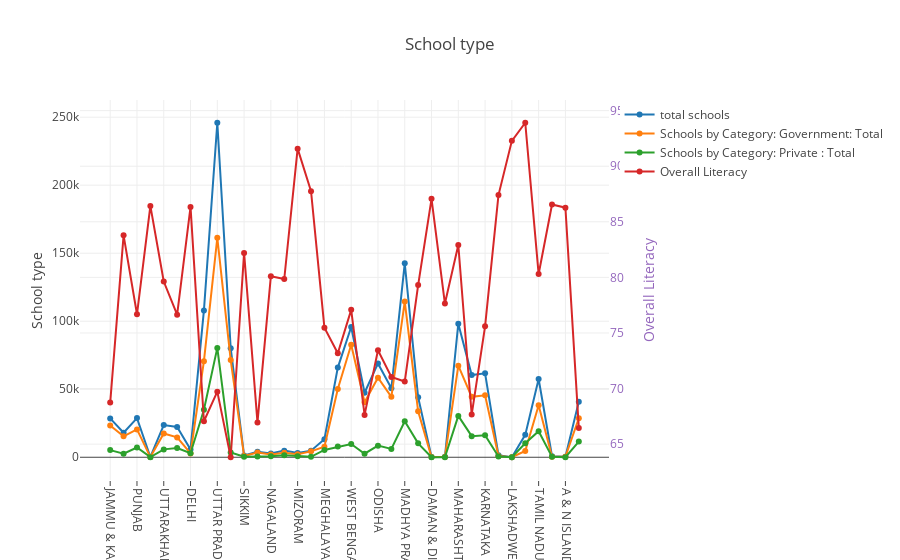

Notebook code cell kept with this figure:
### Code cell
# Creating trace1
trace1 = go.Scatter(
                    x = df_ele.STATNAME,
                    y = df_ele.SCHTOT,
                    mode = "lines+markers",
                    name = "total schools",
                    text= df_ele.STATNAME)
trace2 = go.Scatter(
                    x = df_ele.STATNAME,
                    y = df_ele.SCHTOTG,
                    mode = "lines+markers",
                    name = "Schools by Category: Government: Total",
                    text= df_ele.STATNAME)
trace3 = go.Scatter(
                    x = df_ele.STATNAME,
                    y = df_ele.SCHTOTP,
                    mode = "lines+markers",
                    name = "Schools by Category: Private : Total",
                    text= df_ele.STATNAME)
trace4 = go.Scatter(
                    x = df_ele.STATNAME,
                    y = df_ele.OVERALL_LI,
                    mode = "lines+markers",
                    name = "Overall Literacy",
                    text= df_ele.STATNAME,
                    yaxis='y2')


data = [trace1, trace2, trace3, trace4]
layout = dict(title = 'School type',
              xaxis= dict(
                  ticklen= 5,
                  tickangle=90,
                  zeroline= False),
                  
              yaxis=dict(
                    title='School type'
                ),
             yaxis2=dict(
              title='Overall Literacy',
              titlefont=dict(
               color='rgb(148, 103, 189)'
              ),
              tickfont=dict(
              color='rgb(148, 103, 189)'
                    ),
             overlaying='y',
             side='right'
         )
    )

fig = dict(data = data, layout = layout)
iplot(fig)

### Figure 1 — Plotly figure (JSON) as saved in the notebook; plotly's stock layout.template omitted (floating-point values rounded to 4 significant figures)
{"data": [{"mode": "lines+markers", "name": "total schools", "text": ["JAMMU & KASHMIR", "HIMACHAL PRADESH", "PUNJAB", "CHANDIGARH", "UTTARAKHAND", "HARYANA", "DELHI", "RAJASTHAN", "UTTAR PRADESH", "BIHAR", "SIKKIM", "ARUNACHAL PRADESH", "NAGALAND", "MANIPUR", "MIZORAM", "TRIPURA", "MEGHALAYA", "ASSAM", "WEST BENGAL", "JHARKHAND", "ODISHA", "CHHATTISGARH", "MADHYA PRADESH", "GUJARAT", "DAMAN & DIU", "DADRA & NAGAR HAVELI", "MAHARASHTRA", "ANDHRA PRADESH", "KARNATAKA", "GOA", "LAKSHADWEEP", "KERALA", "TAMIL NADU", "PUDUCHERRY", "A & N ISLANDS", "TELANGANA"], "type": "scatter", "uid": "d47e1c92-8147-4004-aef2-6334f17618f3", "x": ["JAMMU & KASHMIR", "HIMACHAL PRADESH", "PUNJAB", "CHANDIGARH", "UTTARAKHAND", "HARYANA", "DELHI", "RAJASTHAN", "UTTAR PRADESH", "BIHAR", "SIKKIM", "ARUNACHAL PRADESH", "NAGALAND", "MANIPUR", "MIZORAM", "TRIPURA", "MEGHALAYA", "ASSAM", "WEST BENGAL", "JHARKHAND", "ODISHA", "CHHATTISGARH", "MADHYA PRADESH", "GUJARAT", "DAMAN & DIU", "DADRA & NAGAR HAVELI", "MAHARASHTRA", "ANDHRA PRADESH", "KARNATAKA", "GOA", "LAKSHADWEEP", "KERALA", "TAMIL NADU", "PUDUCHERRY", "A & N ISLANDS", "TELANGANA"], "y": [28578, 18024, 28776, 201, 23660, 22268, 5751, 107931, 245919, 80166, 1279, 4012, 2799, 4865, 3072, 4844, 13277, 65894, 95723, 47441, 68978, 50705, 142587, 44051, 120, 323, 98213, 60435, 61739, 1462, 41, 16458, 57539, 719, 410, 40818]}, {"mode": "lines+markers", "name": "Schools by Category: Government: Total", "text": ["JAMMU & KASHMIR", "HIMACHAL PRADESH", "PUNJAB", "CHANDIGARH", "UTTARAKHAND", "HARYANA", "DELHI", "RAJASTHAN", "UTTAR PRADESH", "BIHAR", "SIKKIM", "ARUNACHAL PRADESH", "NAGALAND", "MANIPUR", "MIZORAM", "TRIPURA", "MEGHALAYA", "ASSAM", "WEST BENGAL", "JHARKHAND", "ODISHA", "CHHATTISGARH", "MADHYA PRADESH", "GUJARAT", "DAMAN & DIU", "DADRA & NAGAR HAVELI", "MAHARASHTRA", "ANDHRA PRADESH", "KARNATAKA", "GOA", "LAKSHADWEEP", "KERALA", "TAMIL NADU", "PUDUCHERRY", "A & N ISLANDS", "TELANGANA"], "type": "scatter", "uid": "7ca6871d-43ba-4997-b92d-b75d4863c1ef", "x": ["JAMMU & KASHMIR", "HIMACHAL PRADESH", "PUNJAB", "CHANDIGARH", "UTTARAKHAND", "HARYANA", "DELHI", "RAJASTHAN", "UTTAR PRADESH", "BIHAR", "SIKKIM", "ARUNACHAL PRADESH", "NAGALAND", "MANIPUR", "MIZORAM", "TRIPURA", "MEGHALAYA", "ASSAM", "WEST BENGAL", "JHARKHAND", "ODISHA", "CHHATTISGARH", "MADHYA PRADESH", "GUJARAT", "DAMAN & DIU", "DADRA & NAGAR HAVELI", "MAHARASHTRA", "ANDHRA PRADESH", "KARNATAKA", "GOA", "LAKSHADWEEP", "KERALA", "TAMIL NADU", "PUDUCHERRY", "A & N ISLANDS", "TELANGANA"], "y": [23329, 15386, 20488, 115, 17505, 14598, 2826, 70664, 161329, 71411, 870, 3464, 2092, 3308, 2277, 4322, 7764, 50143, 82737, 40437, 58476, 44387, 114465, 33843, 94, 275, 67294, 44399, 45556, 886, 41, 4573, 38200, 421, 340, 28679]}, {"mode": "lines+markers", "name": "Schools by Category: Private : Total", "text": ["JAMMU & KASHMIR", "HIMACHAL PRADESH", "PUNJAB", "CHANDIGARH", "UTTARAKHAND", "HARYANA", "DELHI", "RAJASTHAN", "UTTAR PRADESH", "BIHAR", "SIKKIM", "ARUNACHAL PRADESH", "NAGALAND", "MANIPUR", "MIZORAM", "TRIPURA", "MEGHALAYA", "ASSAM", "WEST BENGAL", "JHARKHAND", "ODISHA", "CHHATTISGARH", "MADHYA PRADESH", "GUJARAT", "DAMAN & DIU", "DADRA & NAGAR HAVELI", "MAHARASHTRA", "ANDHRA PRADESH", "KARNATAKA", "GOA", "LAKSHADWEEP", "KERALA", "TAMIL NADU", "PUDUCHERRY", "A & N ISLANDS", "TELANGANA"], "type": "scatter", "uid": "dc95e819-5ae3-4d57-9f68-aecbc9b11aa3", "x": ["JAMMU & KASHMIR", "HIMACHAL PRADESH", "PUNJAB", "CHANDIGARH", "UTTARAKHAND", "HARYANA", "DELHI", "RAJASTHAN", "UTTAR PRADESH", "BIHAR", "SIKKIM", "ARUNACHAL PRADESH", "NAGALAND", "MANIPUR", "MIZORAM", "TRIPURA", "MEGHALAYA", "ASSAM", "WEST BENGAL", "JHARKHAND", "ODISHA", "CHHATTISGARH", "MADHYA PRADESH", "GUJARAT", "DAMAN & DIU", "DADRA & NAGAR HAVELI", "MAHARASHTRA", "ANDHRA PRADESH", "KARNATAKA", "GOA", "LAKSHADWEEP", "KERALA", "TAMIL NADU", "PUDUCHERRY", "A & N ISLANDS", "TELANGANA"], "y": [5247, 2637, 7163, 80, 5787, 6834, 2925, 34872, 80385, 3477, 409, 518, 707, 1432, 791, 335, 5398, 7839, 9754, 2586, 8537, 6100, 26452, 10205, 26, 44, 30383, 15515, 16157, 576, 0, 10225, 19163, 298, 70, 11541]}, {"mode": "lines+markers", "name": "Overall Literacy", "text": ["JAMMU & KASHMIR", "HIMACHAL PRADESH", "PUNJAB", "CHANDIGARH", "UTTARAKHAND", "HARYANA", "DELHI", "RAJASTHAN", "UTTAR PRADESH", "BIHAR", "SIKKIM", "ARUNACHAL PRADESH", "NAGALAND", "MANIPUR", "MIZORAM", "TRIPURA", "MEGHALAYA", "ASSAM", "WEST BENGAL", "JHARKHAND", "ODISHA", "CHHATTISGARH", "MADHYA PRADESH", "GUJARAT", "DAMAN & DIU", "DADRA & NAGAR HAVELI", "MAHARASHTRA", "ANDHRA PRADESH", "KARNATAKA", "GOA", "LAKSHADWEEP", "KERALA", "TAMIL NADU", "PUDUCHERRY", "A & N ISLANDS", "TELANGANA"], "type": "scatter", "uid": "a1803dc1-fed9-4879-8294-527126cd0b93", "x": ["JAMMU & KASHMIR", "HIMACHAL PRADESH", "PUNJAB", "CHANDIGARH", "UTTARAKHAND", "HARYANA", "DELHI", "RAJASTHAN", "UTTAR PRADESH", "BIHAR", "SIKKIM", "ARUNACHAL PRADESH", "NAGALAND", "MANIPUR", "MIZORAM", "TRIPURA", "MEGHALAYA", "ASSAM", "WEST BENGAL", "JHARKHAND", "ODISHA", "CHHATTISGARH", "MADHYA PRADESH", "GUJARAT", "DAMAN & DIU", "DADRA & NAGAR HAVELI", "MAHARASHTRA", "ANDHRA PRADESH", "KARNATAKA", "GOA", "LAKSHADWEEP", "KERALA", "TAMIL NADU", "PUDUCHERRY", "A & N ISLANDS", "TELANGANA"], "y": [68.74, 83.78, 76.68, 86.43, 79.63, 76.64, 86.34, 67.06, 69.72, 63.82, 82.2, 66.95, 80.11, 79.85, 91.58, 87.75, 75.48, 73.18, 77.08, 67.63, 73.45, 71.04, 70.63, 79.31, 87.07, 77.65, 82.91, 67.66, 75.6, 87.4, 92.28, 93.91, 80.3, 86.55, 86.27, 66.46], "yaxis": "y2"}], "layout": {"title": {"text": "School type"}, "xaxis": {"tickangle": 90, "ticklen": 5, "zeroline": false}, "yaxis": {"title": {"text": "School type"}}, "yaxis2": {"overlaying": "y", "side": "right", "tickfont": {"color": "rgb(148, 103, 189)"}, "title": {"font": {"color": "rgb(148, 103, 189)"}, "text": "Overall Literacy"}}}}
